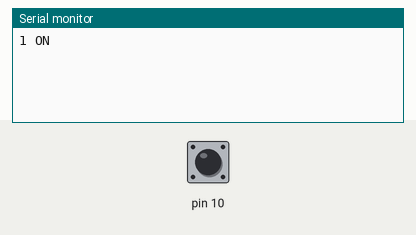
This sketch was run on a simulated Arduino Uno, built with avr-gcc and run on an emulated ATmega328P. Shown: the last lines printed to the serial monitor. The test bench sets the inputs (shaded band); at power-on: pin 10 HIGH.

Above: at 1.2 s.
1.3 s: pin 10 pulled LOW for 0.15 s
At 1.43 s:
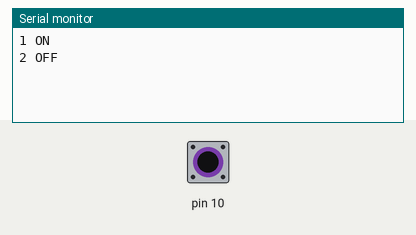
2.9 s: pin 10 pulled LOW for 1 s
At 4.8 s:
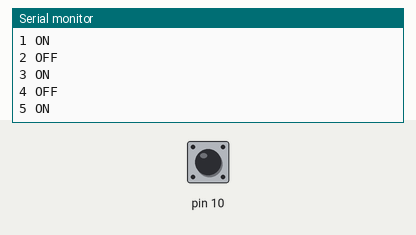
5.4 s: pin 10 pulled LOW for 0.15 s
At 6.6 s:
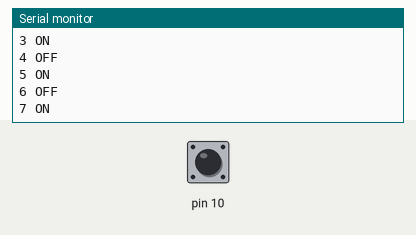
Timing chart, 0 to 8.4 s (numbered marks = the images above; inputs shaded):
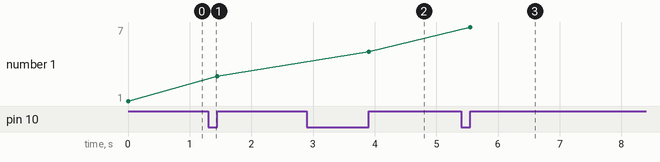

The sketch:

AbcExp01_4ButtonInputShowBounce.ino
```cpp
void setup() {
  pinMode(10, INPUT_PULLUP);
  Serial.begin(9600);
}

static bool state = false;
static int count = 0;

void loop() {
  int button = digitalRead(10);
  bool newState = (button == HIGH);
  if (state != newState) {
    state = newState;
    count++;
    Serial.print(count);
    Serial.println(state ? " ON" : " OFF");
  }
}
```

Measured:
- after the input at 1.3 s, the serial monitor: prints a new line at once (image 1)
- after the input at 2.9 s, the serial monitor: prints a new line at once (image 2)
- after the input at 5.4 s, the serial monitor: prints a new line at once (image 3)
- plotted number 1: 1 → 3 after the input at 1.3 s, 3 → 5 after the input at 2.9 s, 5 → 7 after the input at 5.4 s
